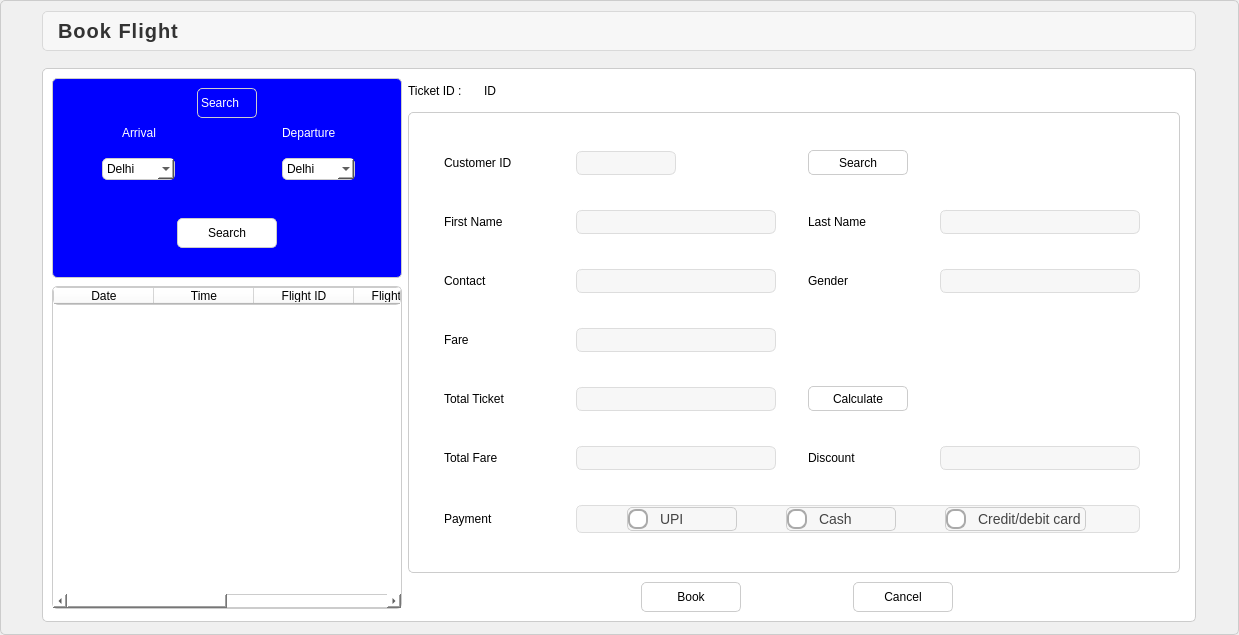
<?xml version="1.0" encoding="UTF-8"?>
<ui version="4.0">
 <class>BookFlight</class>
 <widget class="QWidget" name="BookFlight">
  <property name="geometry">
   <rect>
    <x>0</x>
    <y>0</y>
    <width>1239</width>
    <height>635</height>
   </rect>
  </property>
  <property name="windowTitle">
   <string>Form</string>
  </property>
  <property name="styleSheet">
   <string notr="true"/>
  </property>
  <layout class="QHBoxLayout" name="horizontalLayout">
   <property name="leftMargin">
    <number>0</number>
   </property>
   <property name="topMargin">
    <number>0</number>
   </property>
   <property name="rightMargin">
    <number>0</number>
   </property>
   <property name="bottomMargin">
    <number>0</number>
   </property>
   <item>
    <widget class="QFrame" name="frame_3">
     <property name="styleSheet">
      <string notr="true">background-color: #f0f0f0;
border: 1px solid #ccc;
border-radius: 5px;
background-image: url(:/ing/BookFlightImg.png);
background-repeat:no-repeat;
background-position:center;</string>
     </property>
     <property name="frameShape">
      <enum>QFrame::StyledPanel</enum>
     </property>
     <property name="frameShadow">
      <enum>QFrame::Raised</enum>
     </property>
     <layout class="QGridLayout" name="gridLayout_4">
      <item row="2" column="1">
       <widget class="QFrame" name="frame_4">
        <property name="minimumSize">
         <size>
          <width>1154</width>
          <height>554</height>
         </size>
        </property>
        <property name="maximumSize">
         <size>
          <width>1154</width>
          <height>554</height>
         </size>
        </property>
        <property name="styleSheet">
         <string notr="true">background:none;background-color: rgb(255, 255, 255);</string>
        </property>
        <property name="frameShape">
         <enum>QFrame::StyledPanel</enum>
        </property>
        <property name="frameShadow">
         <enum>QFrame::Raised</enum>
        </property>
        <layout class="QGridLayout" name="gridLayout">
         <item row="2" column="0" rowspan="3">
          <widget class="QTableWidget" name="tableWidget">
           <property name="minimumSize">
            <size>
             <width>350</width>
             <height>323</height>
            </size>
           </property>
           <property name="maximumSize">
            <size>
             <width>350</width>
             <height>323</height>
            </size>
           </property>
           <property name="styleSheet">
            <string notr="true">QTableWidget {
    gridline-color: #c0c0c0;
    alternate-background-color: #f0f0f0;
}
QHeaderView::section {
    background-color: #d9d9d9;
    padding: 4px;
    border: 1px solid #c0c0c0;
}
/* Scrollbar background */
QTableWidget QScrollBar:vertical, QTableView QScrollBar:vertical {
    border: none;
    background: #f1f1f1;
    width: 12px;
    margin: 0px 0px 0px 0px;
}

/* Handle */
QTableWidget QScrollBar::handle:vertical, QTableView QScrollBar::handle:vertical {
    background: #888;
    min-height: 20px;
    border-radius: 6px;
}

/* Handle hover */
QTableWidget QScrollBar::handle:vertical:hover, QTableView QScrollBar::handle:vertical:hover {
    background: #555;
}

/* Add button (down arrow) */
QTableWidget QScrollBar::add-line:vertical, QTableView QScrollBar::add-line:vertical {
    border: none;
    background: #f1f1f1;
    height: 0px;
    subcontrol-position: bottom;
    subcontrol-origin: margin;
}

/* Subtract button (up arrow) */
QTableWidget QScrollBar::sub-line:vertical, QTableView QScrollBar::sub-line:vertical {
    border: none;
    background: #f1f1f1;
    height: 0px;
    subcontrol-position: top;
    subcontrol-origin: margin;
}

/* Bottom of the scroll bar */
QTableWidget QScrollBar::add-page:vertical, QTableView QScrollBar::add-page:vertical, 
QTableWidget QScrollBar::sub-page:vertical, QTableView QScrollBar::sub-page:vertical {
    background: none;
}

/* Horizontal scrollbar */
QTableWidget QScrollBar:horizontal, QTableView QScrollBar:horizontal {
    border: none;
    background: #f1f1f1;
    height: 12px;
    margin: 0px 0px 0px 0px;
}

QTableWidget QScrollBar::handle:horizontal, QTableView QScrollBar::handle:horizontal {
    background: #888;
    min-width: 20px;
    border-radius: 6px;
}

QTableWidget QScrollBar::handle:horizontal:hover, QTableView QScrollBar::handle:horizontal:hover {
    background: #555;
}

QTableWidget QScrollBar::add-line:horizontal, QTableView QScrollBar::add-line:horizontal {
    border: none;
    background: #f1f1f1;
    width: 0px;
    subcontrol-position: right;
    subcontrol-origin: margin;
}

QTableWidget QScrollBar::sub-line:horizontal, QTableView QScrollBar::sub-line:horizontal {
    border: none;
    background: #f1f1f1;
    width: 0px;
    subcontrol-position: left;
    subcontrol-origin: margin;
}

QTableWidget QScrollBar::add-page:horizontal, QTableView QScrollBar::add-page:horizontal, 
QTableWidget QScrollBar::sub-page:horizontal, QTableView QScrollBar::sub-page:horizontal {
    background: none;
}
background:none;</string>
           </property>
           <property name="editTriggers">
            <set>QAbstractItemView::NoEditTriggers</set>
           </property>
           <column>
            <property name="text">
             <string>Date</string>
            </property>
           </column>
           <column>
            <property name="text">
             <string>Time</string>
            </property>
           </column>
           <column>
            <property name="text">
             <string>Flight ID</string>
            </property>
           </column>
           <column>
            <property name="text">
             <string>Flight Name</string>
            </property>
           </column>
           <column>
            <property name="text">
             <string>Class</string>
            </property>
           </column>
           <column>
            <property name="text">
             <string>Duration</string>
            </property>
           </column>
          </widget>
         </item>
         <item row="0" column="2">
          <widget class="QLabel" name="ID">
           <property name="minimumSize">
            <size>
             <width>150</width>
             <height>25</height>
            </size>
           </property>
           <property name="maximumSize">
            <size>
             <width>150</width>
             <height>25</height>
            </size>
           </property>
           <property name="styleSheet">
            <string notr="true">font: 9pt &quot;MS Shell Dlg 2&quot;;
background:none;
border:none;</string>
           </property>
           <property name="text">
            <string>ID</string>
           </property>
          </widget>
         </item>
         <item row="0" column="0" rowspan="2">
          <widget class="QFrame" name="frame">
           <property name="minimumSize">
            <size>
             <width>350</width>
             <height>200</height>
            </size>
           </property>
           <property name="maximumSize">
            <size>
             <width>350</width>
             <height>200</height>
            </size>
           </property>
           <property name="styleSheet">
            <string notr="true">background:none;
background-color: rgb(0, 0, 255);
</string>
           </property>
           <property name="frameShape">
            <enum>QFrame::StyledPanel</enum>
           </property>
           <property name="frameShadow">
            <enum>QFrame::Raised</enum>
           </property>
           <widget class="QLabel" name="label">
            <property name="geometry">
             <rect>
              <x>70</x>
              <y>40</y>
              <width>60</width>
              <height>30</height>
             </rect>
            </property>
            <property name="styleSheet">
             <string notr="true">border:none;
color: rgb(255, 255, 255);
font: 75 10pt &quot;MS Shell Dlg 2&quot;;</string>
            </property>
            <property name="text">
             <string>Arrival</string>
            </property>
           </widget>
           <widget class="QLabel" name="label_2">
            <property name="geometry">
             <rect>
              <x>230</x>
              <y>40</y>
              <width>80</width>
              <height>30</height>
             </rect>
            </property>
            <property name="styleSheet">
             <string notr="true">border:none;
color: rgb(255, 255, 255);
font: 75 10pt &quot;MS Shell Dlg 2&quot;;</string>
            </property>
            <property name="text">
             <string>Departure</string>
            </property>
           </widget>
           <widget class="QLabel" name="label_3">
            <property name="geometry">
             <rect>
              <x>145</x>
              <y>10</y>
              <width>60</width>
              <height>30</height>
             </rect>
            </property>
            <property name="styleSheet">
             <string notr="true">color: rgb(255, 255, 255);
font: 75 10pt &quot;MS Shell Dlg 2&quot;;</string>
            </property>
            <property name="text">
             <string>Search</string>
            </property>
           </widget>
           <widget class="QComboBox" name="BF_ArrivalSelecte">
            <property name="geometry">
             <rect>
              <x>50</x>
              <y>80</y>
              <width>73</width>
              <height>22</height>
             </rect>
            </property>
            <property name="styleSheet">
             <string notr="true">background:none;
background-color: rgb(255, 255, 255);</string>
            </property>
            <item>
             <property name="text">
              <string>Delhi</string>
             </property>
            </item>
            <item>
             <property name="text">
              <string>Kolkata</string>
             </property>
            </item>
            <item>
             <property name="text">
              <string>Channai</string>
             </property>
            </item>
            <item>
             <property name="text">
              <string>Mumbai</string>
             </property>
            </item>
            <item>
             <property name="text">
              <string>Benglor</string>
             </property>
            </item>
           </widget>
           <widget class="QComboBox" name="BF_DipartureSelecte">
            <property name="geometry">
             <rect>
              <x>230</x>
              <y>80</y>
              <width>73</width>
              <height>22</height>
             </rect>
            </property>
            <property name="styleSheet">
             <string notr="true">background:none;background-color: rgb(255, 255, 255);</string>
            </property>
            <item>
             <property name="text">
              <string>Delhi</string>
             </property>
            </item>
            <item>
             <property name="text">
              <string>Kolkata</string>
             </property>
            </item>
            <item>
             <property name="text">
              <string>Channai</string>
             </property>
            </item>
            <item>
             <property name="text">
              <string>Mumbai</string>
             </property>
            </item>
            <item>
             <property name="text">
              <string>Benglor</string>
             </property>
            </item>
           </widget>
           <widget class="QPushButton" name="BF_Search">
            <property name="geometry">
             <rect>
              <x>125</x>
              <y>140</y>
              <width>100</width>
              <height>30</height>
             </rect>
            </property>
            <property name="styleSheet">
             <string notr="true">QPushButton{
background:none;
	background-color: rgb(255, 255, 255);
}

QPushButton:hover{
	color: rgb(255, 255, 255);
	background-color: rgb(0, 0, 0);
}</string>
            </property>
            <property name="text">
             <string>Search</string>
            </property>
           </widget>
          </widget>
         </item>
         <item row="0" column="1">
          <widget class="QLabel" name="label_4">
           <property name="minimumSize">
            <size>
             <width>70</width>
             <height>25</height>
            </size>
           </property>
           <property name="maximumSize">
            <size>
             <width>70</width>
             <height>25</height>
            </size>
           </property>
           <property name="styleSheet">
            <string notr="true">border:none;
font: 9pt &quot;MS Shell Dlg 2&quot;;</string>
           </property>
           <property name="text">
            <string>Ticket ID :</string>
           </property>
          </widget>
         </item>
         <item row="1" column="1" rowspan="3" colspan="6">
          <widget class="QFrame" name="frame_2">
           <property name="minimumSize">
            <size>
             <width>772</width>
             <height>461</height>
            </size>
           </property>
           <property name="maximumSize">
            <size>
             <width>772</width>
             <height>461</height>
            </size>
           </property>
           <property name="styleSheet">
            <string notr="true">background:none;</string>
           </property>
           <property name="frameShape">
            <enum>QFrame::StyledPanel</enum>
           </property>
           <property name="frameShadow">
            <enum>QFrame::Raised</enum>
           </property>
           <layout class="QGridLayout" name="gridLayout_2">
            <item row="4" column="1">
             <widget class="QLineEdit" name="BF_TotalTik">
              <property name="minimumSize">
               <size>
                <width>200</width>
                <height>25</height>
               </size>
              </property>
              <property name="maximumSize">
               <size>
                <width>200</width>
                <height>25</height>
               </size>
              </property>
              <property name="styleSheet">
               <string notr="true">background-color: #f7f7f7;
    border: 1px solid #ddd;
    border-radius: 6px;
    padding: 1px;
    margin-top: 1px;
    box-shadow: 0 2px 4px rgba(0, 0, 0, 0.1); 
color: rgb(0, 0, 0);</string>
              </property>
             </widget>
            </item>
            <item row="1" column="1">
             <widget class="QLineEdit" name="BF_FirstName">
              <property name="minimumSize">
               <size>
                <width>200</width>
                <height>25</height>
               </size>
              </property>
              <property name="maximumSize">
               <size>
                <width>200</width>
                <height>25</height>
               </size>
              </property>
              <property name="styleSheet">
               <string notr="true">background-color: #f7f7f7;
    border: 1px solid #ddd;
    border-radius: 6px;
    padding: 1px;
    margin-top: 1px;
    box-shadow: 0 2px 4px rgba(0, 0, 0, 0.1); 
color: rgb(0, 0, 0);</string>
              </property>
              <property name="readOnly">
               <bool>true</bool>
              </property>
             </widget>
            </item>
            <item row="4" column="2">
             <widget class="QPushButton" name="BF_Calcu">
              <property name="minimumSize">
               <size>
                <width>100</width>
                <height>25</height>
               </size>
              </property>
              <property name="maximumSize">
               <size>
                <width>100</width>
                <height>25</height>
               </size>
              </property>
              <property name="styleSheet">
               <string notr="true">QPushButton{
background:none;
}

QPushButton:hover{
	color: rgb(255, 255, 255);
	background-color: rgb(0, 0, 0);
}</string>
              </property>
              <property name="text">
               <string>Calculate</string>
              </property>
             </widget>
            </item>
            <item row="3" column="1" colspan="2">
             <widget class="QLineEdit" name="BF_Fare">
              <property name="minimumSize">
               <size>
                <width>200</width>
                <height>25</height>
               </size>
              </property>
              <property name="maximumSize">
               <size>
                <width>200</width>
                <height>25</height>
               </size>
              </property>
              <property name="styleSheet">
               <string notr="true">background-color: #f7f7f7;
    border: 1px solid #ddd;
    border-radius: 6px;
    padding: 1px;
    margin-top: 1px;
    box-shadow: 0 2px 4px rgba(0, 0, 0, 0.1); 
color: rgb(0, 0, 0);</string>
              </property>
              <property name="readOnly">
               <bool>true</bool>
              </property>
             </widget>
            </item>
            <item row="0" column="2">
             <widget class="QPushButton" name="BF_Search_2">
              <property name="minimumSize">
               <size>
                <width>100</width>
                <height>25</height>
               </size>
              </property>
              <property name="maximumSize">
               <size>
                <width>100</width>
                <height>25</height>
               </size>
              </property>
              <property name="styleSheet">
               <string notr="true">QPushButton{
background:none;
}

QPushButton:hover{
	color: rgb(255, 255, 255);
	background-color: rgb(0, 0, 0);
}</string>
              </property>
              <property name="text">
               <string>Search</string>
              </property>
             </widget>
            </item>
            <item row="0" column="0">
             <widget class="QLabel" name="label_7">
              <property name="minimumSize">
               <size>
                <width>100</width>
                <height>25</height>
               </size>
              </property>
              <property name="maximumSize">
               <size>
                <width>100</width>
                <height>25</height>
               </size>
              </property>
              <property name="styleSheet">
               <string notr="true">border:none;font: 9pt &quot;MS Shell Dlg 2&quot;;</string>
              </property>
              <property name="text">
               <string>Customer ID</string>
              </property>
             </widget>
            </item>
            <item row="5" column="3">
             <widget class="QLineEdit" name="BF_Discount">
              <property name="minimumSize">
               <size>
                <width>200</width>
                <height>25</height>
               </size>
              </property>
              <property name="maximumSize">
               <size>
                <width>200</width>
                <height>25</height>
               </size>
              </property>
              <property name="styleSheet">
               <string notr="true">background-color: #f7f7f7;
    border: 1px solid #ddd;
    border-radius: 6px;
    padding: 1px;
    margin-top: 1px;
    box-shadow: 0 2px 4px rgba(0, 0, 0, 0.1); 
color: rgb(0, 0, 0);</string>
              </property>
              <property name="readOnly">
               <bool>true</bool>
              </property>
             </widget>
            </item>
            <item row="5" column="2">
             <widget class="QLabel" name="label_10">
              <property name="minimumSize">
               <size>
                <width>100</width>
                <height>25</height>
               </size>
              </property>
              <property name="maximumSize">
               <size>
                <width>100</width>
                <height>25</height>
               </size>
              </property>
              <property name="styleSheet">
               <string notr="true">border:none;font: 9pt &quot;MS Shell Dlg 2&quot;;</string>
              </property>
              <property name="text">
               <string>Discount</string>
              </property>
             </widget>
            </item>
            <item row="1" column="3">
             <widget class="QLineEdit" name="BF_LastName">
              <property name="minimumSize">
               <size>
                <width>200</width>
                <height>25</height>
               </size>
              </property>
              <property name="maximumSize">
               <size>
                <width>200</width>
                <height>25</height>
               </size>
              </property>
              <property name="styleSheet">
               <string notr="true">background-color: #f7f7f7;
    border: 1px solid #ddd;
    border-radius: 6px;
    padding: 1px;
    margin-top: 1px;
    box-shadow: 0 2px 4px rgba(0, 0, 0, 0.1); 
color: rgb(0, 0, 0);</string>
              </property>
              <property name="readOnly">
               <bool>true</bool>
              </property>
             </widget>
            </item>
            <item row="2" column="0">
             <widget class="QLabel" name="label_13">
              <property name="minimumSize">
               <size>
                <width>100</width>
                <height>25</height>
               </size>
              </property>
              <property name="maximumSize">
               <size>
                <width>100</width>
                <height>25</height>
               </size>
              </property>
              <property name="styleSheet">
               <string notr="true">border:none;font: 9pt &quot;MS Shell Dlg 2&quot;;</string>
              </property>
              <property name="text">
               <string>Contact</string>
              </property>
             </widget>
            </item>
            <item row="5" column="0">
             <widget class="QLabel" name="label_12">
              <property name="minimumSize">
               <size>
                <width>100</width>
                <height>25</height>
               </size>
              </property>
              <property name="maximumSize">
               <size>
                <width>100</width>
                <height>25</height>
               </size>
              </property>
              <property name="styleSheet">
               <string notr="true">border:none;font: 9pt &quot;MS Shell Dlg 2&quot;;</string>
              </property>
              <property name="text">
               <string>Total Fare</string>
              </property>
             </widget>
            </item>
            <item row="5" column="1">
             <widget class="QLineEdit" name="BF_TotalFare">
              <property name="minimumSize">
               <size>
                <width>200</width>
                <height>25</height>
               </size>
              </property>
              <property name="maximumSize">
               <size>
                <width>200</width>
                <height>25</height>
               </size>
              </property>
              <property name="styleSheet">
               <string notr="true">background-color: #f7f7f7;
    border: 1px solid #ddd;
    border-radius: 6px;
    padding: 1px;
    margin-top: 1px;
    box-shadow: 0 2px 4px rgba(0, 0, 0, 0.1); 
color: rgb(0, 0, 0);</string>
              </property>
              <property name="readOnly">
               <bool>true</bool>
              </property>
             </widget>
            </item>
            <item row="1" column="0">
             <widget class="QLabel" name="label_6">
              <property name="minimumSize">
               <size>
                <width>100</width>
                <height>25</height>
               </size>
              </property>
              <property name="maximumSize">
               <size>
                <width>100</width>
                <height>25</height>
               </size>
              </property>
              <property name="styleSheet">
               <string notr="true">border:none;font: 9pt &quot;MS Shell Dlg 2&quot;;</string>
              </property>
              <property name="text">
               <string>First Name</string>
              </property>
             </widget>
            </item>
            <item row="3" column="0">
             <widget class="QLabel" name="label_8">
              <property name="minimumSize">
               <size>
                <width>100</width>
                <height>25</height>
               </size>
              </property>
              <property name="maximumSize">
               <size>
                <width>100</width>
                <height>25</height>
               </size>
              </property>
              <property name="styleSheet">
               <string notr="true">border:none;font: 9pt &quot;MS Shell Dlg 2&quot;;</string>
              </property>
              <property name="text">
               <string>Fare</string>
              </property>
             </widget>
            </item>
            <item row="1" column="2">
             <widget class="QLabel" name="label_15">
              <property name="minimumSize">
               <size>
                <width>100</width>
                <height>25</height>
               </size>
              </property>
              <property name="maximumSize">
               <size>
                <width>100</width>
                <height>25</height>
               </size>
              </property>
              <property name="styleSheet">
               <string notr="true">border:none;font: 9pt &quot;MS Shell Dlg 2&quot;;</string>
              </property>
              <property name="text">
               <string>Last Name</string>
              </property>
             </widget>
            </item>
            <item row="2" column="3">
             <widget class="QLineEdit" name="BF_Gender">
              <property name="minimumSize">
               <size>
                <width>200</width>
                <height>25</height>
               </size>
              </property>
              <property name="maximumSize">
               <size>
                <width>200</width>
                <height>25</height>
               </size>
              </property>
              <property name="styleSheet">
               <string notr="true">background-color: #f7f7f7;
    border: 1px solid #ddd;
    border-radius: 6px;
    padding: 1px;
    margin-top: 1px;
    box-shadow: 0 2px 4px rgba(0, 0, 0, 0.1); 
color: rgb(0, 0, 0);</string>
              </property>
              <property name="readOnly">
               <bool>true</bool>
              </property>
             </widget>
            </item>
            <item row="0" column="1">
             <widget class="QLineEdit" name="BF_CustomerID">
              <property name="minimumSize">
               <size>
                <width>0</width>
                <height>25</height>
               </size>
              </property>
              <property name="maximumSize">
               <size>
                <width>100</width>
                <height>25</height>
               </size>
              </property>
              <property name="styleSheet">
               <string notr="true">background-color: #f7f7f7;
    border: 1px solid #ddd;
    border-radius: 6px;
    padding: 1px;
    margin-top: 1px;
    box-shadow: 0 2px 4px rgba(0, 0, 0, 0.1); 
color: rgb(0, 0, 0);
</string>
              </property>
             </widget>
            </item>
            <item row="4" column="0">
             <widget class="QLabel" name="label_11">
              <property name="minimumSize">
               <size>
                <width>100</width>
                <height>25</height>
               </size>
              </property>
              <property name="maximumSize">
               <size>
                <width>100</width>
                <height>25</height>
               </size>
              </property>
              <property name="styleSheet">
               <string notr="true">border:none;font: 9pt &quot;MS Shell Dlg 2&quot;;</string>
              </property>
              <property name="text">
               <string>Total Ticket</string>
              </property>
             </widget>
            </item>
            <item row="2" column="2">
             <widget class="QLabel" name="label_14">
              <property name="minimumSize">
               <size>
                <width>100</width>
                <height>25</height>
               </size>
              </property>
              <property name="maximumSize">
               <size>
                <width>100</width>
                <height>25</height>
               </size>
              </property>
              <property name="styleSheet">
               <string notr="true">border:none;font: 9pt &quot;MS Shell Dlg 2&quot;;</string>
              </property>
              <property name="text">
               <string>Gender</string>
              </property>
             </widget>
            </item>
            <item row="2" column="1">
             <widget class="QLineEdit" name="BF_Contact">
              <property name="minimumSize">
               <size>
                <width>200</width>
                <height>25</height>
               </size>
              </property>
              <property name="maximumSize">
               <size>
                <width>200</width>
                <height>25</height>
               </size>
              </property>
              <property name="styleSheet">
               <string notr="true">background-color: #f7f7f7;
    border: 1px solid #ddd;
    border-radius: 6px;
    padding: 1px;
    margin-top: 1px;
    box-shadow: 0 2px 4px rgba(0, 0, 0, 0.1); 
color: rgb(0, 0, 0);</string>
              </property>
              <property name="readOnly">
               <bool>true</bool>
              </property>
             </widget>
            </item>
            <item row="6" column="1" colspan="3">
             <widget class="QFrame" name="frame_7">
              <property name="minimumSize">
               <size>
                <width>0</width>
                <height>29</height>
               </size>
              </property>
              <property name="maximumSize">
               <size>
                <width>16777215</width>
                <height>29</height>
               </size>
              </property>
              <property name="styleSheet">
               <string notr="true">/* Styling the Frame that contains the Radio Buttons */
QFrame {
    background-color: #f7f7f7;
    border: 1px solid #ddd;
    border-radius: 6px;
    padding: 1px;
    margin-top: 1px;
    box-shadow: 0 2px 4px rgba(0, 0, 0, 0.1); /* Light shadow for depth */
}

/* Styling the Radio Buttons */
QRadioButton {
    font-size: 14px;
    color: #444;
    spacing: 8px; /* Space between the radio button and the text */
}

/* Circle Style for Radio Buttons */
QRadioButton::indicator {
    width: 16px;
    height: 16px;
    border-radius: 8px;
    border: 2px solid #aaa;
    background-color: #fff;
    margin-right: 4px;
}

/* Checked State */
QRadioButton::indicator:checked {
    border: 2px solid #4CAF50;
    background-color: #4CAF50;
}

/* Hover Effect */
QRadioButton::indicator:hover {
    border: 2px solid #888;
}

/* Focused State */
QRadioButton::indicator:focus {
    border: 2px solid #4CAF50;
}

/* Disabled State */
QRadioButton::indicator:disabled {
    border: 2px solid #ccc;
    background-color: #eee;
}

QRadioButton::indicator:checked:disabled {
    background-color: #a5d6a7;
}
</string>
              </property>
              <property name="frameShape">
               <enum>QFrame::StyledPanel</enum>
              </property>
              <property name="frameShadow">
               <enum>QFrame::Raised</enum>
              </property>
              <layout class="QGridLayout" name="gridLayout_3">
               <property name="leftMargin">
                <number>0</number>
               </property>
               <property name="topMargin">
                <number>0</number>
               </property>
               <property name="rightMargin">
                <number>0</number>
               </property>
               <property name="bottomMargin">
                <number>0</number>
               </property>
               <property name="spacing">
                <number>0</number>
               </property>
               <item row="0" column="0">
                <widget class="QRadioButton" name="UPI">
                 <property name="minimumSize">
                  <size>
                   <width>110</width>
                   <height>24</height>
                  </size>
                 </property>
                 <property name="maximumSize">
                  <size>
                   <width>110</width>
                   <height>24</height>
                  </size>
                 </property>
                 <property name="text">
                  <string>UPI</string>
                 </property>
                </widget>
               </item>
               <item row="0" column="1">
                <widget class="QRadioButton" name="Cash">
                 <property name="minimumSize">
                  <size>
                   <width>110</width>
                   <height>24</height>
                  </size>
                 </property>
                 <property name="maximumSize">
                  <size>
                   <width>110</width>
                   <height>24</height>
                  </size>
                 </property>
                 <property name="text">
                  <string>Cash</string>
                 </property>
                </widget>
               </item>
               <item row="0" column="2">
                <widget class="QRadioButton" name="Cred_debCard">
                 <property name="minimumSize">
                  <size>
                   <width>141</width>
                   <height>24</height>
                  </size>
                 </property>
                 <property name="maximumSize">
                  <size>
                   <width>141</width>
                   <height>24</height>
                  </size>
                 </property>
                 <property name="text">
                  <string>Credit/debit card</string>
                 </property>
                </widget>
               </item>
              </layout>
             </widget>
            </item>
            <item row="6" column="0">
             <widget class="QLabel" name="label_5">
              <property name="minimumSize">
               <size>
                <width>100</width>
                <height>29</height>
               </size>
              </property>
              <property name="maximumSize">
               <size>
                <width>100</width>
                <height>29</height>
               </size>
              </property>
              <property name="styleSheet">
               <string notr="true">Border:none;</string>
              </property>
              <property name="text">
               <string>Payment</string>
              </property>
             </widget>
            </item>
           </layout>
          </widget>
         </item>
         <item row="4" column="5">
          <widget class="QPushButton" name="Cancel">
           <property name="minimumSize">
            <size>
             <width>100</width>
             <height>30</height>
            </size>
           </property>
           <property name="maximumSize">
            <size>
             <width>100</width>
             <height>30</height>
            </size>
           </property>
           <property name="styleSheet">
            <string notr="true">QPushButton{
background:none;
}

QPushButton:hover{
	color: rgb(255, 255, 255);
	background-color: rgb(0, 0, 0);
}</string>
           </property>
           <property name="text">
            <string>Cancel</string>
           </property>
          </widget>
         </item>
         <item row="4" column="6">
          <widget class="QFrame" name="frame_6">
           <property name="minimumSize">
            <size>
             <width>227</width>
             <height>0</height>
            </size>
           </property>
           <property name="maximumSize">
            <size>
             <width>227</width>
             <height>16777215</height>
            </size>
           </property>
           <property name="styleSheet">
            <string notr="true">border:none;</string>
           </property>
           <property name="frameShape">
            <enum>QFrame::StyledPanel</enum>
           </property>
           <property name="frameShadow">
            <enum>QFrame::Raised</enum>
           </property>
          </widget>
         </item>
         <item row="4" column="1" colspan="2">
          <widget class="QFrame" name="frame_5">
           <property name="minimumSize">
            <size>
             <width>227</width>
             <height>30</height>
            </size>
           </property>
           <property name="maximumSize">
            <size>
             <width>227</width>
             <height>30</height>
            </size>
           </property>
           <property name="styleSheet">
            <string notr="true">border:none;</string>
           </property>
           <property name="frameShape">
            <enum>QFrame::StyledPanel</enum>
           </property>
           <property name="frameShadow">
            <enum>QFrame::Raised</enum>
           </property>
          </widget>
         </item>
         <item row="4" column="3">
          <widget class="QPushButton" name="BF_Book">
           <property name="minimumSize">
            <size>
             <width>100</width>
             <height>30</height>
            </size>
           </property>
           <property name="maximumSize">
            <size>
             <width>100</width>
             <height>30</height>
            </size>
           </property>
           <property name="styleSheet">
            <string notr="true">QPushButton{
background:none;
}

QPushButton:hover{
	color: rgb(255, 255, 255);
	background-color: rgb(0, 0, 0);
}</string>
           </property>
           <property name="text">
            <string>Book</string>
           </property>
          </widget>
         </item>
        </layout>
       </widget>
      </item>
      <item row="1" column="1">
       <widget class="QLabel" name="label_9">
        <property name="minimumSize">
         <size>
          <width>265</width>
          <height>50</height>
         </size>
        </property>
        <property name="maximumSize">
         <size>
          <width>12000000</width>
          <height>50</height>
         </size>
        </property>
        <property name="styleSheet">
         <string notr="true">QLabel#label_9 {
background:none;
    background-color: #f7f7f7; /* Light grey background */
    color: #333333; /* Dark grey text */
    border: 1px solid #d9d9d9; /* Light grey border */
    border-radius: 5px; /* Rounded corners */
    padding: 5px 10px; /* Padding around the text */
    font-size: 20px; /* Font size appropriate for the label size */
    font-weight: bold; /* Bold text */
    text-align: center; /* Center the text */
    box-shadow: 0 2px 4px rgba(0, 0, 0, 0.1); /* Subtle shadow effect */
    margin-bottom: 10px; /* Space below the label */
    letter-spacing: 1px; /* Spacing between letters */
    height: 30px; /* Explicit height for the label */
}

</string>
        </property>
        <property name="text">
         <string>Book Flight</string>
        </property>
       </widget>
      </item>
     </layout>
    </widget>
   </item>
  </layout>
 </widget>
 <resources/>
 <connections/>
</ui>
